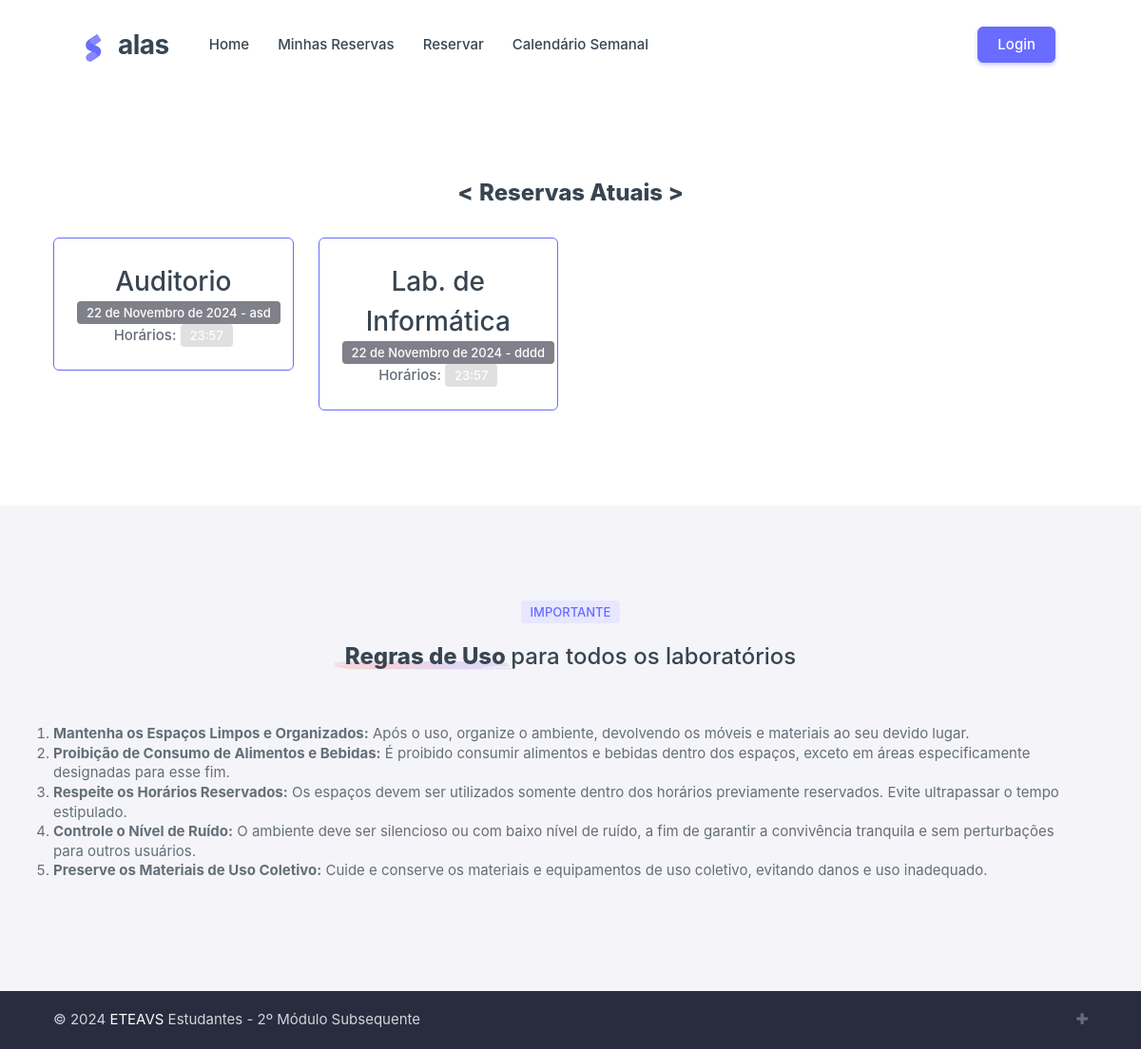
The app's page /, older data.
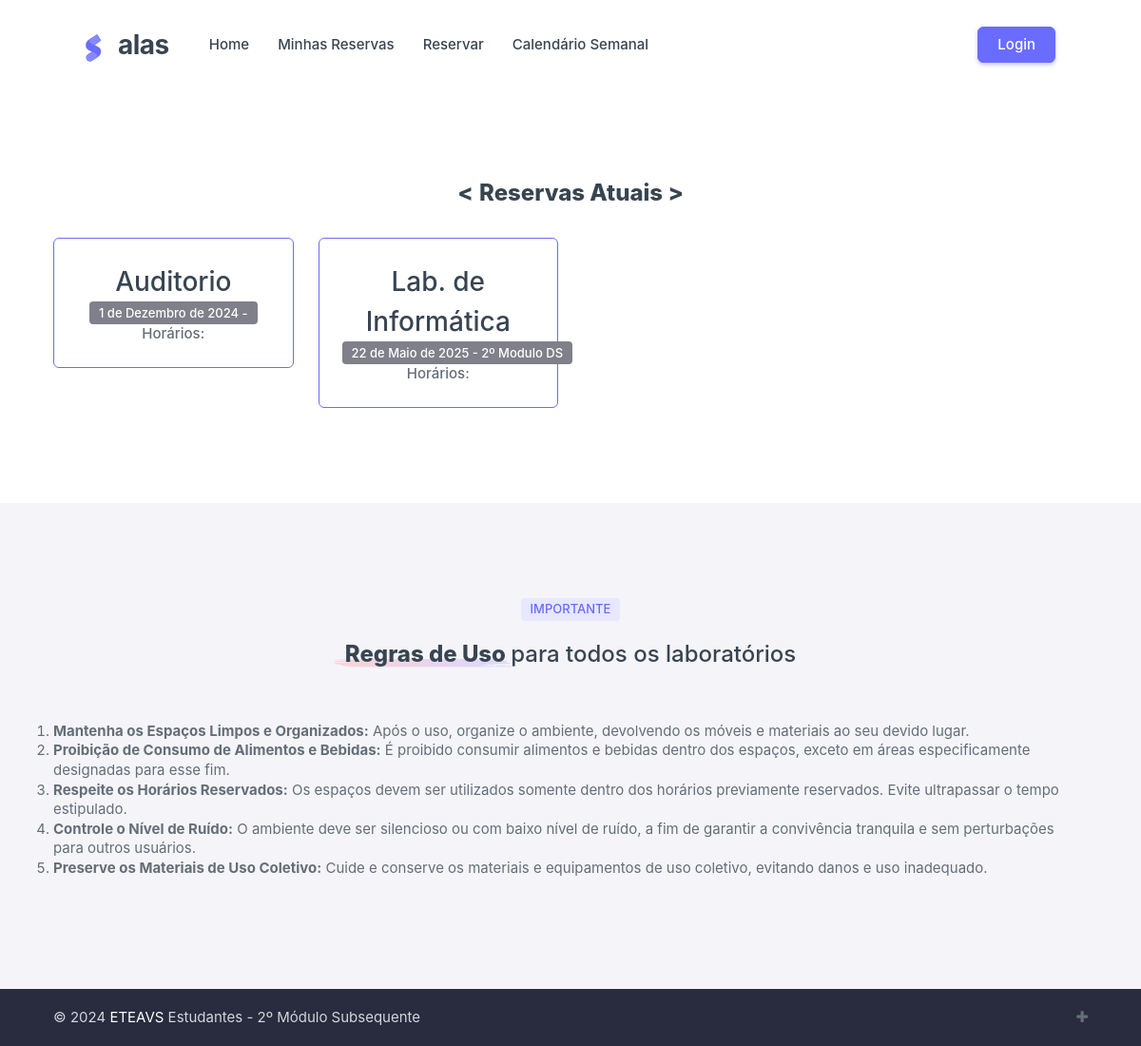
The same page, newer data.
### reserva/models.py (models this page shows, shortened)
class Espaco(models.Model):
    nome = models.CharField(max_length=100)
    ativo = models.BooleanField(default=True)

class Reserva(models.Model):
    matricula = models.ForeignKey(Servidor, on_delete=models.CASCADE)
    espaco = models.ForeignKey(Espaco, on_delete=models.CASCADE)
    data = models.DateField()
    motivo = models.TextField(null=True, blank=True)
    turma = models.CharField(max_length=50, null=True, blank=True)
    data_hora_reserva = models.DateTimeField(auto_now_add=True)

class ReservarHorario(models.Model):
    reserva = models.ForeignKey(Reserva, on_delete=models.CASCADE, related_name='horarios')
    numero_aula = models.ForeignKey(Horario, on_delete=models.CASCADE)

class Horario(models.Model):
    numero_aula = models.PositiveBigIntegerField(unique=True)
    horario = models.TimeField()

### reserva/views.py (the view)
# urls.py: path('', views.index_view, name='index'),
def index_view(request):
    espacos = Espaco.objects.all()
    reservas_por_espaco = {}
    for espaco in espacos:
        reservas = Reserva.objects.filter(espaco=espaco).order_by('data')
        reservas_detalhadas = []
        for reserva in reservas:
            horarios = ReservarHorario.objects.filter(reserva=reserva).select_related('numero_aula')
            reservas_detalhadas.append({
                'reserva': reserva,
                'horarios': horarios
            })
        reservas_por_espaco[espaco] = reservas_detalhadas
    context = {
        'espacos': espacos,
        'reservas_por_espaco': reservas_por_espaco,
    }
    return render(request, 'index.html', context)

### reserva/templates/index.html
{% extends 'base.html' %}
{% load static %}
{% block content %}
<div data-bs-spy="scroll" class="scrollspy-example">
  <section id="landingFunFacts" class="section-py landing-fun-facts">
    <div class="container">
      <div class="row gy-6" style="margin-top: 60px;">
          <h4 class="text-center mb-1">
              <span class="position-relative fw-extrabold z-1">&lt;</span>
              <span class="position-relative fw-extrabold z-1" style="width: 50%;"> Reservas Atuais </span>
              <span class="position-relative fw-extrabold z-1">&gt;</span>
          </h4>
          {% for espaco, reservas_detalhadas in reservas_por_espaco.items %}
          <div class="col-sm-6 col-lg-3">
              <div class="card border border-primary shadow-none">
                  <div class="card-body text-center">
                      <h3 class="mb-0">{{ espaco.nome }}</h3>
                      {% if reservas_detalhadas %}
                          {% for detalhe in reservas_detalhadas %}
                          <p class="fw-medium mb-0">
                              <span class="badge" style="background: #80808a;">
                                  {{ detalhe.reserva.data }} - {{ detalhe.reserva.turma }}
                              </span>
                              <br>
                              Horários:
                              {% for horario in detalhe.horarios %}
                                  <span class="badge" style="background: #e0e0e0;">
                                      {{ horario.numero_aula.horario }}
                                  </span>
                              {% endfor %}
                          </p>
                          {% endfor %}
                      {% else %}
                      <p class="fw-medium mb-0">Sem reservas</p>
                      {% endif %}
                  </div>
              </div>
          </div>
          {% endfor %}
      </div>
  </div>
  </section>
</div>
{% endblock %}

Row changes from the older to the newer data that the page shows:
removed Reserva: reserva.data "22 de Novembro de 2024", reserva.turma "asd", shown under Espaco "Auditorio"
removed ReservarHorario: numero_aula.horario "23:57", shown under "22 de Novembro de 2024"
removed Reserva: reserva.data "22 de Novembro de 2024", reserva.turma "dddd", shown under Espaco "Lab. de Informática"
removed ReservarHorario: numero_aula.horario "23:57", shown under "22 de Novembro de 2024"
added Reserva: reserva.data "1 de Dezembro de 2024", shown under Espaco "Auditorio"
added Reserva: reserva.data "22 de Maio de 2025", reserva.turma "2º Modulo DS", shown under Espaco "Lab. de Informática"
